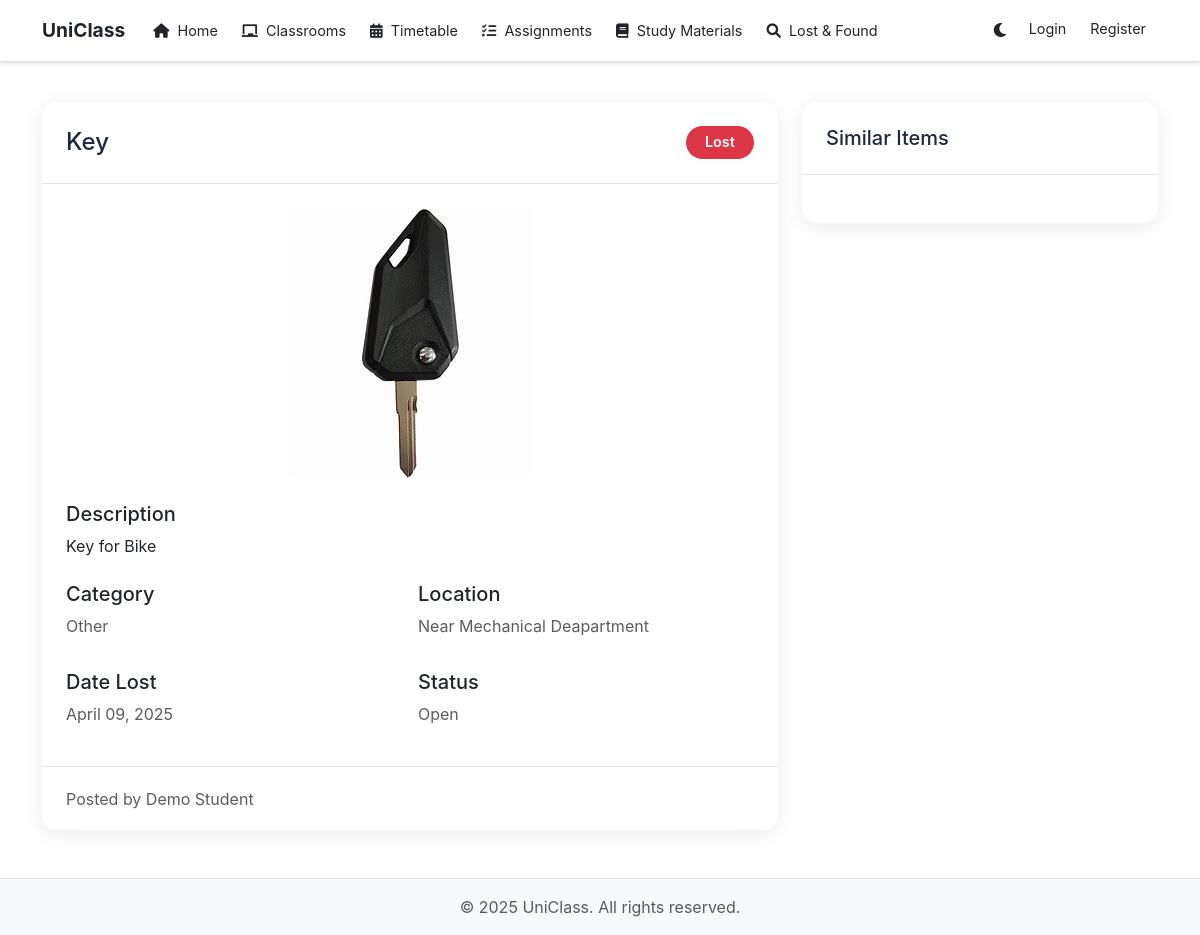
/lost-found/item/1, run on the app's committed database.
### models.py (models this page shows, shortened)
class LostFoundItem(db.Model):
    id = db.Column(db.Integer, primary_key=True)
    title = db.Column(db.String(100), nullable=False)
    description = db.Column(db.Text, nullable=False)
    category = db.Column(db.String(50), nullable=False)
    location = db.Column(db.String(100), nullable=False)
    date = db.Column(db.DateTime, nullable=False)
    status = db.Column(db.String(20), default='open')  # open, claimed, closed
    type = db.Column(db.String(10), nullable=False)  # lost, found
    image_path = db.Column(db.String(255))
    verification_status = db.Column(db.String(20), default='pending')  # pending, verified, rejected
    verification_details = db.Column(db.Text)
    reporter_id = db.Column(db.Integer, db.ForeignKey('user.id'), nullable=False)
    reporter = db.relationship('User', foreign_keys=[reporter_id], backref='reported_items')
    claimer_id = db.Column(db.Integer, db.ForeignKey('user.id'))
    claimer = db.relationship('User', foreign_keys=[claimer_id], backref='claimed_items')
    created_at = db.Column(db.DateTime, default=datetime.utcnow)
    updated_at = db.Column(db.DateTime, default=datetime.utcnow, onupdate=datetime.utcnow)

class User(UserMixin, db.Model):
    id = db.Column(db.Integer, primary_key=True)
    username = db.Column(db.String(64), unique=True, nullable=False)
    name = db.Column(db.String(100), nullable=True)  # Made nullable initially
    email = db.Column(db.String(120), unique=True, nullable=False)
    mobile = db.Column(db.String(10), unique=True, nullable=True)
    password_hash = db.Column(db.String(128))
    is_admin = db.Column(db.Boolean, default=False)
    is_approved = db.Column(db.Boolean, default=False)
    role = db.Column(db.String(20), default='student')  # student, teacher, admin
    department = db.Column(db.String(100), nullable=True)  # Added department field
    year = db.Column(db.String(10), nullable=True)  # Added year field
    created_at = db.Column(db.DateTime, default=datetime.utcnow)
    is_active = db.Column(db.Boolean, default=True)  # Added is_active field
    email_notifications = db.Column(db.Boolean, default=True)
    push_notifications = db.Column(db.Boolean, default=True)
    sms_notifications = db.Column(db.Boolean, default=False)
    notification_area = db.Column(db.String(100))
    roles = db.relationship('AdminRole', secondary='user_roles', back_populates='users')
    lost_items = db.relationship('LostItem', backref='owner', lazy='dynamic', foreign_keys='LostItem.user_id')
    found_items = db.relationship('FoundItem', backref='finder', lazy='dynamic', foreign_keys='FoundItem.user_id')
    lost_found_sent_messages = db.relationship('LostFoundChat', backref='sender', foreign_keys='LostFoundChat.sender_id', lazy='dynamic')
    lost_found_received_messages = db.relationship('LostFoundChat', backref='receiver', foreign_keys='LostFoundChat.receiver_id', lazy='dynamic')
    found_by_items = db.relationship('LostItem', backref='found_by_user', lazy='dynamic', foreign_keys='LostItem.found_by')
    given_feedback = db.relationship('Feedback', backref='reviewer', foreign_keys='Feedback.reviewer_id', lazy='dynamic')
    received_feedback = db.relationship('Feedback', backref='reviewee', foreign_keys='Feedback.reviewee_id', lazy='dynamic')

### routes/lost_found.py (the view)
@lost_found_bp.route('/item/<int:id>')
def show_item(id):
    item = LostFoundItem.query.get_or_404(id)
    return render_template('lost_found/show.html', item=item)

### templates/lost_found/show.html (shortened to what this page needs)
{% extends "base.html" %}
{% block content %}
<div class="container mt-4">
    <div class="row">
        <div class="col-md-8">
            <div class="card">
                <div class="card-header d-flex justify-content-between align-items-center">
                    <h4 class="mb-0">{{ item.title }}</h4>
                    <span class="badge bg-{{ 'success' if item.type == 'found' else 'danger' }}">
                        {{ item.type|title }}
                    </span>
                </div>
                <div class="card-body">
                    {% if item.image_path %}
                    <div class="text-center mb-4">
                        <img src="{{ url_for('static', filename=item.image_path) }}"
                             alt="{{ item.title }}"
                             class="img-fluid rounded"
                             style="max-height: 400px;">
                    </div>
                    {% endif %}
                    <div class="mb-4">
                        <h5>Description</h5>
                        <p>{{ item.description }}</p>
                    </div>
                    <div class="row g-3">
                        <div class="col-md-6">
                            <h5>Category</h5>
                            <p class="text-muted">{{ item.category|title }}</p>
                        </div>
                        <div class="col-md-6">
                            <h5>Location</h5>
                            <p class="text-muted">{{ item.location }}</p>
                        </div>
                        <div class="col-md-6">
                            <h5>Date {{ item.type|title }}</h5>
                            <p class="text-muted">{{ item.created_at.strftime('%B %d, %Y') }}</p>
                        </div>
                        <div class="col-md-6">
                            <h5>Status</h5>
                            <p class="text-muted">{{ item.status|title }}</p>
                        </div>
                    </div>
                </div>
                <div class="card-footer">
                    <div class="d-flex justify-content-between align-items-center">
                        <div>
                            <span class="text-muted">Posted by {{ item.reporter.name }}</span>
                        </div>
                    </div>
                </div>
            </div>
        </div>
        <div class="col-md-4">
            <div class="card">
                <div class="card-header">
                    <h5 class="mb-0">Similar Items</h5>
                </div>
                <div class="card-body">
                </div>
            </div>
        </div>
    </div>
</div>
{% endblock %}

### static/css/style.css (style rules this page uses)
:root { --primary-color: #4f46e5; --secondary-color: #818cf8; --text-color: #333333; --bg-color: #ffffff; --nav-bg: rgba(255, 255, 255, 0.8); --card-bg: #ffffff; --border-color: #dee2e6; --input-bg: #ffffff; --input-border: #d1d5db; --input-text: #1f2937; --btn-text: #ffffff; --heading-color: #1f2937; --card-text: #4b5563; --hover-bg: #f8f9fa; --dropdown-bg: #ffffff; --dropdown-hover: #f8f9fa; --footer-bg: #f8f9fa; --footer-text: #333333; --link-color: #007bff; --link-hover: #0056b3; --shadow-color: rgba(0, 0, 0, 0.1); --alert-success-bg: #d1e7dd; --alert-success-text: #0f5132; --alert-danger-bg: #f8d7da; --alert-danger-text: #842029; --alert-info-bg: #cff4fc; --alert-info-text: #055160; --alert-warning-bg: #fff3cd; --alert-warning-text: #664d03; }
body { font-family: -apple-system, BlinkMacSystemFont, 'Segoe UI', Roboto, 'Helvetica Neue', Arial, sans-serif; background-color: var(--bg-color); color: var(--text-color); transition: all 0.3s ease; min-height: 100vh; display: flex; flex-direction: column; opacity: 1 !important; }
.card, .feature-card, .testimonial-card { background-color: var(--card-bg); border: 1px solid var(--border-color); color: var(--text-color); box-shadow: 0 4px 6px var(--shadow-color); transition: all 0.3s ease; border: none; transition: transform 0.2s ease-in-out; }
.card-header { background-color: var(--card-bg); border-bottom: 1px solid var(--border-color); color: var(--heading-color); }
.card-body { padding: 1.5rem; }
.badge { padding: 0.5rem 1rem; border-radius: 0.5rem; font-weight: 500; }

### templates/base.html (style rules this page uses)
:root { --primary-color: #0d6efd; --bg-color: #ffffff; --text-color: #212529; --card-bg: #ffffff; --border-color: #dee2e6; }
body { background-color: var(--bg-color); color: var(--text-color); }

### templates/lost_found/show.html (style rules this page uses)
.card { border: none; border-radius: 15px; box-shadow: 0 4px 20px rgba(0, 0, 0, 0.08); }
.card-header { background: transparent; border-bottom: 1px solid rgba(0, 0, 0, 0.1); padding: 1.5rem; }
.card-body { padding: 1.5rem; }
.card-footer { background: transparent; border-top: 1px solid rgba(0, 0, 0, 0.1); padding: 1.2rem 1.5rem; }
.badge { padding: 0.6rem 1.2rem; font-size: 0.9rem; font-weight: 600; border-radius: 30px; }

### data on the page
LostFoundItem: title "Key", type "Lost", image_path (picture), description "Key for Bike", category "Other", location "Near Mechanical Deapartment", created_at "April 09, 2025", status "Open"
User: reporter.name "Demo Student"
